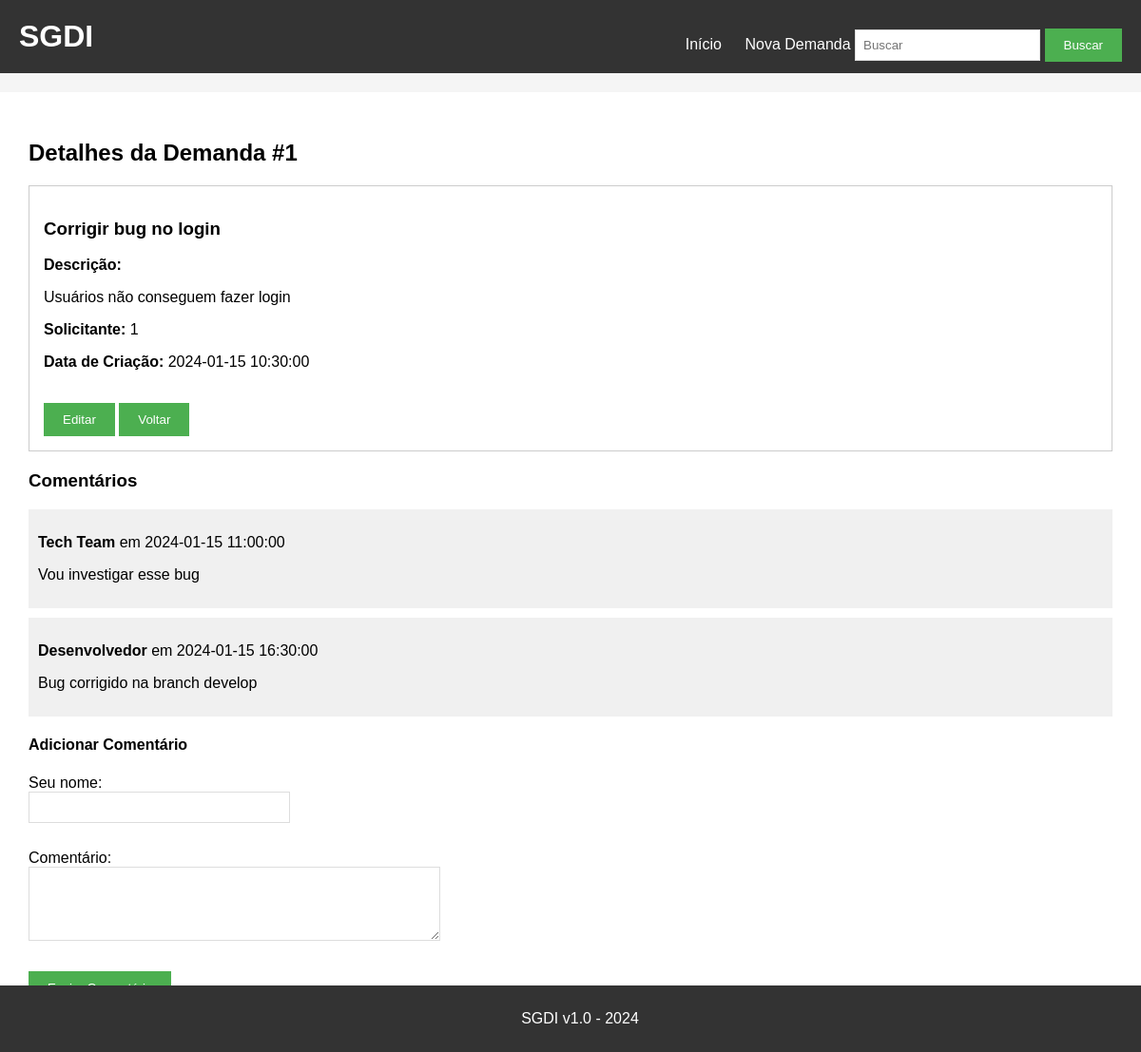
Page /detalhes/1 on the committed database.
### tables this page shows
CREATE TABLE demandas (
    id INTEGER PRIMARY KEY AUTOINCREMENT,
    titulo TEXT NOT NULL,
    descricao TEXT,
    solicitante_id INTEGER NOT NULL,
    data_criacao TEXT,
    status TEXT NOT NULL DEFAULT 'Aberta',
    prioridade TEXT NOT NULL DEFAULT 'Média',
    responsavel_id INTEGER,
    FOREIGN KEY (solicitante_id) REFERENCES usuarios(id),
    FOREIGN KEY (responsavel_id) REFERENCES usuarios(id)
);

CREATE TABLE comentarios (
    id INTEGER PRIMARY KEY AUTOINCREMENT,
    demanda_id INTEGER,
    comentario TEXT,
    autor TEXT,
    data TEXT,
    FOREIGN KEY (demanda_id) REFERENCES demandas(id)
);

### app.py (the view)
@app.route('/detalhes/<id>')
def detalhes(id):
    conn = sqlite3.connect('demandas.db')
    cursor = conn.cursor()
    demanda = cursor.execute(f'SELECT * FROM demandas WHERE id={id}').fetchone()
    comentarios = cursor.execute(f'SELECT * FROM comentarios WHERE demanda_id={id}').fetchall()
    conn.close()
    return render_template('detalhes.html', demanda=demanda, comentarios=comentarios)

### templates/detalhes.html
{% extends "base.html" %}
{% block content %}
<h2>Detalhes da Demanda #{{ demanda[0] }}</h2>
<div style="border:1px solid #ccc; padding:15px; margin-bottom:20px;">
    <h3>{{ demanda[1] }}</h3>
    <p><strong>Descrição:</strong></p>
    <p>{{ demanda[2] }}</p>
    <p><strong>Solicitante:</strong> {{ demanda[3] }}</p>
    <p><strong>Data de Criação:</strong> {{ demanda[4] }}</p>
    <br>
    <a href="/editar/{{ demanda[0] }}"><button>Editar</button></a>
    <a href="/"><button>Voltar</button></a>
</div>
<h3>Comentários</h3>
{% for comentario in comentarios %}
<div style="background:#f0f0f0; padding:10px; margin:10px 0;">
    <p><strong>{{ comentario[3] }}</strong> em {{ comentario[4] }}</p>
    <p>{{ comentario[2] }}</p>
</div>
{% endfor %}
<h4>Adicionar Comentário</h4>
<form method="POST" action="/adicionar_comentario/{{ demanda[0] }}">
    <div>
        <label>Seu nome:</label><br>
        <input type="text" name="autor" size="30">
    </div>
    <br>
    <div>
        <label>Comentário:</label><br>
        <textarea name="comentario" rows="4" cols="50"></textarea>
    </div>
    <br>
    <button type="submit">Enviar Comentário</button>
</form>
{% endblock %}

### static/style.css (style rules this page uses)
body { font-family: Arial, sans-serif; background-color: #f5f5f5; padding: 0; margin: 0; }
button { background-color: #4CAF50; color: white; padding: 10px 20px; border: none; cursor: pointer; }
form div { margin-bottom: 10px; }
input[type="text"], textarea { padding: 8px; border: 1px solid #ddd; }
textarea { resize: vertical; }

### templates/base.html (style rules this page uses)
body { margin: 0; }

### rows in the picture
demandas: id "1", titulo "Corrigir bug no login", descricao "Usuários não conseguem fazer login", solicitante "1", data_criacao "2024-01-15 10:30:00"
comentarios: autor "Tech Team", data "2024-01-15 11:00:00", comentario "Vou investigar esse bug"
comentarios: autor "Desenvolvedor", data "2024-01-15 16:30:00", comentario "Bug corrigido na branch develop"
